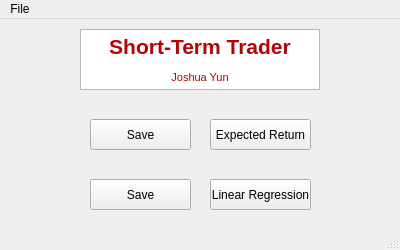
<?xml version="1.0" encoding="UTF-8"?>
<ui version="4.0">
 <class>mainWindow</class>
 <widget class="QMainWindow" name="mainWindow">
  <property name="geometry">
   <rect>
    <x>0</x>
    <y>0</y>
    <width>400</width>
    <height>250</height>
   </rect>
  </property>
  <property name="minimumSize">
   <size>
    <width>400</width>
    <height>250</height>
   </size>
  </property>
  <property name="maximumSize">
   <size>
    <width>400</width>
    <height>250</height>
   </size>
  </property>
  <property name="windowTitle">
   <string>Short-Term Trader</string>
  </property>
  <property name="autoFillBackground">
   <bool>false</bool>
  </property>
  <widget class="QWidget" name="centralwidget">
   <widget class="QTextBrowser" name="textBrowser">
    <property name="geometry">
     <rect>
      <x>80</x>
      <y>10</y>
      <width>240</width>
      <height>61</height>
     </rect>
    </property>
    <property name="html">
     <string>&lt;!DOCTYPE HTML PUBLIC &quot;-//W3C//DTD HTML 4.0//EN&quot; &quot;http://www.w3.org/TR/REC-html40/strict.dtd&quot;&gt;
&lt;html&gt;&lt;head&gt;&lt;meta name=&quot;qrichtext&quot; content=&quot;1&quot; /&gt;&lt;style type=&quot;text/css&quot;&gt;
p, li { white-space: pre-wrap; }
&lt;/style&gt;&lt;/head&gt;&lt;body style=&quot; font-family:'MS Shell Dlg 2'; font-size:8.25pt; font-weight:400; font-style:normal;&quot;&gt;
&lt;p align=&quot;center&quot; style=&quot; margin-top:0px; margin-bottom:0px; margin-left:0px; margin-right:0px; -qt-block-indent:0; text-indent:0px;&quot;&gt;&lt;span style=&quot; font-size:16pt; font-weight:600; color:#ba0003;&quot;&gt;Short-Term Trader&lt;/span&gt;&lt;/p&gt;
&lt;p align=&quot;center&quot; style=&quot; margin-top:12px; margin-bottom:12px; margin-left:0px; margin-right:0px; -qt-block-indent:0; text-indent:0px;&quot;&gt;&lt;span style=&quot; color:#ba0003;&quot;&gt;Joshua Yun&lt;/span&gt;&lt;/p&gt;&lt;/body&gt;&lt;/html&gt;</string>
    </property>
   </widget>
   <widget class="QPushButton" name="pushButton">
    <property name="geometry">
     <rect>
      <x>210</x>
      <y>100</y>
      <width>101</width>
      <height>31</height>
     </rect>
    </property>
    <property name="text">
     <string>Expected Return</string>
    </property>
   </widget>
   <widget class="QPushButton" name="pushButton_2">
    <property name="geometry">
     <rect>
      <x>210</x>
      <y>160</y>
      <width>101</width>
      <height>31</height>
     </rect>
    </property>
    <property name="text">
     <string>Linear Regression</string>
    </property>
   </widget>
   <widget class="QPushButton" name="pushButton_3">
    <property name="geometry">
     <rect>
      <x>90</x>
      <y>100</y>
      <width>101</width>
      <height>31</height>
     </rect>
    </property>
    <property name="text">
     <string>Save</string>
    </property>
   </widget>
   <widget class="QPushButton" name="pushButton_4">
    <property name="geometry">
     <rect>
      <x>90</x>
      <y>160</y>
      <width>101</width>
      <height>31</height>
     </rect>
    </property>
    <property name="text">
     <string>Save</string>
    </property>
   </widget>
  </widget>
  <widget class="QMenuBar" name="menubar">
   <property name="geometry">
    <rect>
     <x>0</x>
     <y>0</y>
     <width>400</width>
     <height>21</height>
    </rect>
   </property>
   <widget class="QMenu" name="menuFile">
    <property name="title">
     <string>File</string>
    </property>
    <addaction name="actionOpen"/>
    <addaction name="actionClear"/>
    <addaction name="separator"/>
    <addaction name="actionHelp"/>
    <addaction name="actionExit"/>
   </widget>
   <addaction name="menuFile"/>
  </widget>
  <widget class="QStatusBar" name="statusbar"/>
  <action name="actionExit">
   <property name="text">
    <string>Exit</string>
   </property>
  </action>
  <action name="actionOpen">
   <property name="text">
    <string>Open</string>
   </property>
  </action>
  <action name="actionClear">
   <property name="text">
    <string>Clear Data</string>
   </property>
  </action>
  <action name="actionSave">
   <property name="text">
    <string>Save As...</string>
   </property>
  </action>
  <action name="actionHelp">
   <property name="text">
    <string>Help</string>
   </property>
  </action>
 </widget>
 <resources/>
 <connections/>
</ui>
